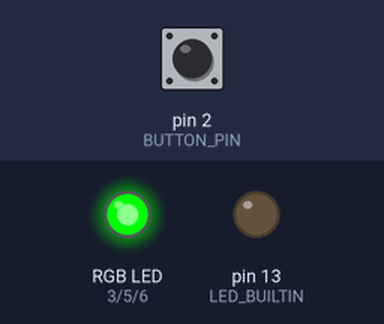
Bench run of a program on a simulated Arduino Mega 2560, built with avr-gcc and run on an emulated ATmega2560. On the bench: an RGB LED mixed from three pins (HIGH = lit), output pins drawn as LEDs (lit = HIGH). The inputs (shaded band) are chosen by the test bench; at power-on: pin 2 (BUTTON_PIN) HIGH. Dim RGB values are drawn brighter than linear.

Above: at 1.2 s.
1.3 s: pin 2 (BUTTON_PIN) pulled LOW for 0.15 s
At 1.7 s:
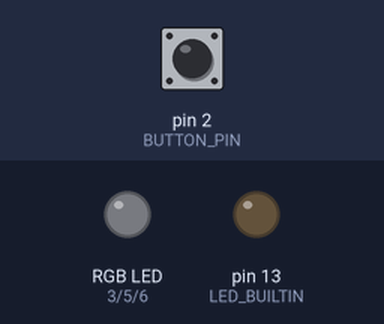
2.9 s: pin 2 (BUTTON_PIN) pulled LOW for 1 s
At 3.05 s:
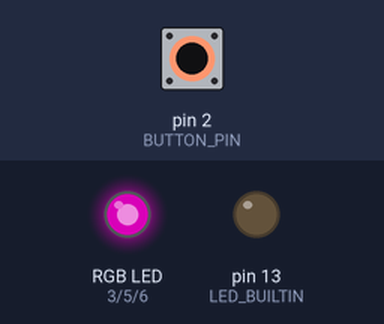
At 3.66 s:
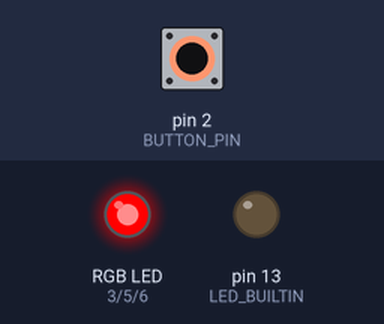
Timing chart, 0 to 14.9 s (numbered marks = the images above; inputs shaded):
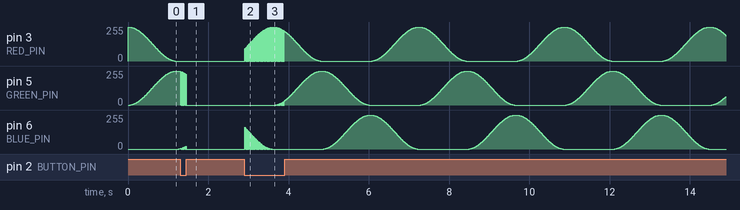

Measured:
- after the input at 1.3 s, pin 3 (RED_PIN): stays 0/255 (without the input it goes to 1/255 after 1.2 s)
- by itself, pin 5 (GREEN_PIN): ramps from 0/255 to 250/255 and jumps back, once every 0.02 s

The program:

main.cpp
```cpp
/* Rainbow across an RGB LED, with Sine Method, on/off with button.
 *
 * Sine Method adapted from:
 * https://www.instructables.com/id/How-to-Make-Proper-Rainbow-and-Random-Colors-With-/
 */

#include <Arduino.h>

#define BUTTON_PIN 2
#define RED_PIN 3
#define GREEN_PIN 5
#define BLUE_PIN 6
#define FADE_DELAY 10

bool lightOn = true;

const uint8_t lights[360] =
{
    0,   0,   0,   0,   0,   1,   1,   2,
    2,   3,   4,   5,   6,   7,   8,   9,
   11,  12,  13,  15,  17,  18,  20,  22,
   24,  26,  28,  30,  32,  35,  37,  39,
   42,  44,  47,  49,  52,  55,  58,  60,
   63,  66,  69,  72,  75,  78,  81,  85,
   88,  91,  94,  97, 101, 104, 107, 111,
  114, 117, 121, 124, 127, 131, 134, 137,
  141, 144, 147, 150, 154, 157, 160, 163,
  167, 170, 173, 176, 179, 182, 185, 188,
  191, 194, 197, 200, 202, 205, 208, 210,
  213, 215, 217, 220, 222, 224, 226, 229,
  231, 232, 234, 236, 238, 239, 241, 242,
  244, 245, 246, 248, 249, 250, 251, 251,
  252, 253, 253, 254, 254, 255, 255, 255,
  255, 255, 255, 255, 254, 254, 253, 253,
  252, 251, 251, 250, 249, 248, 246, 245,
  244, 242, 241, 239, 238, 236, 234, 232,
  231, 229, 226, 224, 222, 220, 217, 215,
  213, 210, 208, 205, 202, 200, 197, 194,
  191, 188, 185, 182, 179, 176, 173, 170,
  167, 163, 160, 157, 154, 150, 147, 144,
  141, 137, 134, 131, 127, 124, 121, 117,
  114, 111, 107, 104, 101,  97,  94,  91,
   88,  85,  81,  78,  75,  72,  69,  66,
   63,  60,  58,  55,  52,  49,  47,  44,
   42,  39,  37,  35,  32,  30,  28,  26,
   24,  22,  20,  18,  17,  15,  13,  12,
   11,   9,   8,   7,   6,   5,   4,   3,
    2,   2,   1,   1,   0,   0,   0,   0,
    0,   0,   0,   0,   0,   0,   0,   0,
    0,   0,   0,   0,   0,   0,   0,   0,
    0,   0,   0,   0,   0,   0,   0,   0,
    0,   0,   0,   0,   0,   0,   0,   0,
    0,   0,   0,   0,   0,   0,   0,   0,
    0,   0,   0,   0,   0,   0,   0,   0,
    0,   0,   0,   0,   0,   0,   0,   0,
    0,   0,   0,   0,   0,   0,   0,   0,
    0,   0,   0,   0,   0,   0,   0,   0,
    0,   0,   0,   0,   0,   0,   0,   0,
    0,   0,   0,   0,   0,   0,   0,   0,
    0,   0,   0,   0,   0,   0,   0,   0,
    0,   0,   0,   0,   0,   0,   0,   0,
    0,   0,   0,   0,   0,   0,   0,   0,
    0,   0,   0,   0,   0,   0,   0,   0
};

void setRGB(uint8_t red, uint8_t green, uint8_t blue)
{
  analogWrite(RED_PIN, red);
  analogWrite(GREEN_PIN, green);
  analogWrite(BLUE_PIN, blue);
}

void sineLED(int angle)
{
  if (lightOn)
  {
    setRGB(lights[(angle+120)%360], lights[angle], lights[(angle+240)%360]);
  }
  else
  {
    setRGB(0, 0, 0);
  }
}

void setup()
{
  //Serial.begin(9600);

  // Turn off builtin LED
  pinMode(LED_BUILTIN, OUTPUT);
  digitalWrite(LED_BUILTIN, LOW);

  // Initialize Pins
  pinMode(BUTTON_PIN, INPUT_PULLUP);
  pinMode(RED_PIN, OUTPUT);
  pinMode(GREEN_PIN, OUTPUT);
  pinMode(BLUE_PIN, OUTPUT);
  analogWrite(RED_PIN, 255);
  analogWrite(GREEN_PIN, 0);
  analogWrite(BLUE_PIN, 0);
}

void loop() {
  for (int i=0; i<360; i++)
  {
    //Serial.print(i);
    if (digitalRead(BUTTON_PIN) == LOW)
    {
      lightOn = !lightOn;
    }
    sineLED(i);
    delay(FADE_DELAY);
  }
}
```
